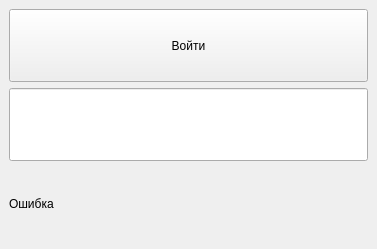
<?xml version="1.0" encoding="UTF-8"?>
<ui version="4.0">
 <class>MainWindow</class>
 <widget class="QMainWindow" name="MainWindow">
  <property name="geometry">
   <rect>
    <x>0</x>
    <y>0</y>
    <width>377</width>
    <height>249</height>
   </rect>
  </property>
  <property name="windowTitle">
   <string>MainWindow</string>
  </property>
  <widget class="QWidget" name="centralwidget">
   <layout class="QGridLayout" name="gridLayout">
    <item row="2" column="0">
     <widget class="QLineEdit" name="lineEdit">
      <property name="sizePolicy">
       <sizepolicy hsizetype="Preferred" vsizetype="Preferred">
        <horstretch>0</horstretch>
        <verstretch>0</verstretch>
       </sizepolicy>
      </property>
      <property name="echoMode">
       <enum>QLineEdit::Password</enum>
      </property>
     </widget>
    </item>
    <item row="0" column="0">
     <widget class="QPushButton" name="pushButton">
      <property name="sizePolicy">
       <sizepolicy hsizetype="Preferred" vsizetype="Preferred">
        <horstretch>0</horstretch>
        <verstretch>0</verstretch>
       </sizepolicy>
      </property>
      <property name="text">
       <string>Войти</string>
      </property>
     </widget>
    </item>
    <item row="3" column="0">
     <widget class="QLabel" name="label">
      <property name="text">
       <string>Ошибка</string>
      </property>
     </widget>
    </item>
   </layout>
  </widget>
 </widget>
 <resources/>
 <connections/>
</ui>
